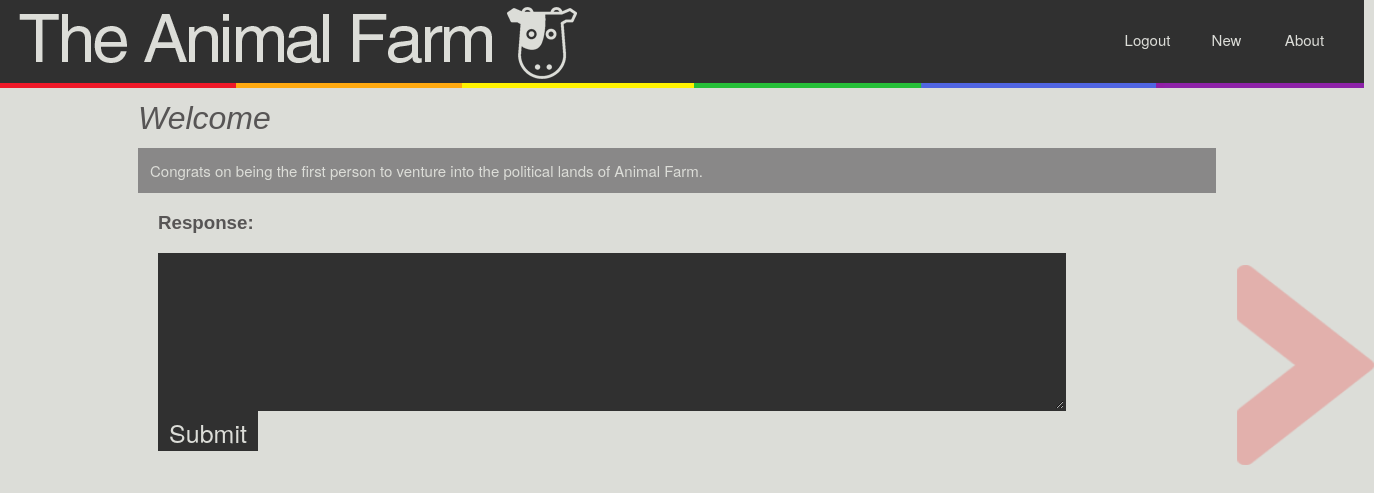
Page /discussion/1 (signed in) on the committed database.
### tables this page shows
CREATE TABLE topics (
  id integer primary key autoincrement,
  title text not null,
  text text not null
);

### animalfarm.py (the view)
@app.route('/discussion/<page_num>')
def pages(page_num):
	pro = True
	page_num = int(page_num)
	session['topic_id'] = page_num
	session['current_page'] = request.path
	cur = g.db.execute('SELECT max(id) FROM topics')
	limit = cur.fetchone()[0]
	if page_num > limit:
		return redirect(url_for('invalid_topic'))
	cur = g.db.execute('SELECT title, text FROM topics WHERE id=:uid', {'uid': page_num})
	row = cur.fetchone()
	cur = g.db.execute('SELECT * FROM comments WHERE topicid=:uid', {'uid': page_num})
	commentList = cur.fetchall()
	return render_template('HomePage.html', row=row, comments=commentList, debug=DEBUG, pro=pro)

### animalfarm.py (called while the page is built)
def connect_db():
	return sqlite3.connect(app.config['DATABASE'])

@app.before_request
def before_request():
	g.db = connect_db()
	g.db.execute('PRAGMA foreign_keys= ON')

@app.teardown_request
def teardown_request(exception):
	db = getattr(g, 'db', None)
	if db is not None:
		db.close()

### templates/HomePage.html (shortened to what this page needs)
<!DOCTYPE html>
<html>
<body>
	<link rel="stylesheet" type="text/css" href="{{ url_for('static', filename='AnimalFarmCSS.css') }}">
	<img src="{{ url_for('static', filename='AnimalFarm_3_edit.png')}}" alt="Nice Logo" width = "100%" height = "100%" class = "header">
	{% if not session.get('logged_in') %}
		<a href="{{ url_for('login') }}" class="login" >Login</a>
	{% else %}
		<a href="{{ url_for('logout') }}" class="login">Logout</a>
	{% endif %}
	{% if not session.get('logged_in') %}
		<a href="{{ url_for('signup') }}" class="signup">Signup</a>
	{% else %}
		<a href="{{ url_for('new_post') }}" class="signup">New</a>
	{% endif %}
	<a href="{{ url_for('about') }}" class="about"> About </a>
	<a href="{{ url_for('new_url') }}"> <img src = "{{ url_for('static', filename='arrow.png')}}" alt = "FFF" class = "arrow"> </a>
	{% if row %}
	<h1> {{row[0]}} </h1>
	<p class={%if pro%}"boxitpro"{%else%}"boxitcon"{%endif%}>
		{{row[1]}}
	</p>
	{% endif %}
 	<h3>Response:</h3>
 	<form method="post" action="/comment">
 		<textarea rows="4" cols="60" class = "bodyfield"  name = "Response"> </textarea>
 		<input type="submit" value="Submit" class = "buttonish">
 	</form>
</body>
</html>

### static/AnimalFarmCSS.css (style rules this page uses)
html { background-color: #DCDDD8; margin-left: 150px; margin-right: 150px; margin-bottom: 100px; overflow-x: hidden; }
h1 { font-family: helvetica; font-size: 100; font-style: italic; font-weight: lighter; margin-top: -70px; margin-left: -20px; color: #575555; }
h3 { font-family: helvetica; font-size: 14; font-weight: bolder; color: #575555; }
input { display: block; height: 40px; width: 350px; background: #303030; border: 2px solid #303030; color: #dcddd8; text-align: left; font: 24px "Helvetica Neue", Arial, Helvetica, Geneva, sans-serif; text-decoration: none; }
p { font-family: sans-serif; margin-top: -10px; margin-left: -20px; color: #716f6c; }
.boxitpro { display: block; height: 100%; width: 100%px; padding: 10px 10px 10px 10px; background: #898888; border: 2px solid #898888; color: #dcddd8; text-align: left; font: 15px"Helvetica Neue", Arial, Helvetica, Geneva, sans-serif; text-decoration: none; border-radius: 0px; z-index: -999; }
.bodyfield { display: block; height: 150px; width: 900px; background: #303030; border: 2px solid #303030; color: #dcddd8; text-align: left; font: 12px "Helvetica Neue", Arial, Helvetica, Geneva, sans-serif; text-decoration: none; }
.header { position: static; margin-left: -160px; margin-top: -11px; width: auto; height: auto; }
.arrow { margin-top: 215px; opacity: .2; height: 25%; width: 10%; position: fixed; right: 0px; top: 50px; z-index: -99; }
.login { display: block; height: 22px; width: 75px; background: transparent; border: 2px solid transparent; color: #dcddd8; text-align: center; font: 15px "Helvetica Neue", Arial, Helvetica, Geneva, sans-serif; text-decoration: none; border-radius: 0px; position: relative; left: 950px; top: -65px; z-index: 999; }
.signup { display: block; height: 22px; width: 75px; background: transparent; border: 2px solid transparent; color: #dcddd8; text-align: center; font: 15px "Helvetica Neue", Arial, Helvetica, Geneva, sans-serif; text-decoration: none; border-radius: 0px; position: relative; left: 1029px; top: -91px; z-index: 999; }
.about { display: block; height: 22px; width: 75px; background: transparent; border: 2px solid transparent; color: #dcddd8; text-align: center; font: 15px "Helvetica Neue", Arial, Helvetica, Geneva, sans-serif; text-decoration: none; border-radius: 0px; position: relative; left: 1107px; top: -117px; z-index: 999; }
.buttonish { display: block; height: 40px; width: 100px; background: #303030; border: 2px solid #303030; color: #dcddd8; text-align: center; font: 25px "Helvetica Neue", Arial, Helvetica, Geneva, sans-serif; text-decoration: none; }

### rows in the picture
topics: title "Welcome", text "Congrats on being the first person to venture into the political lands of Animal Farm."
